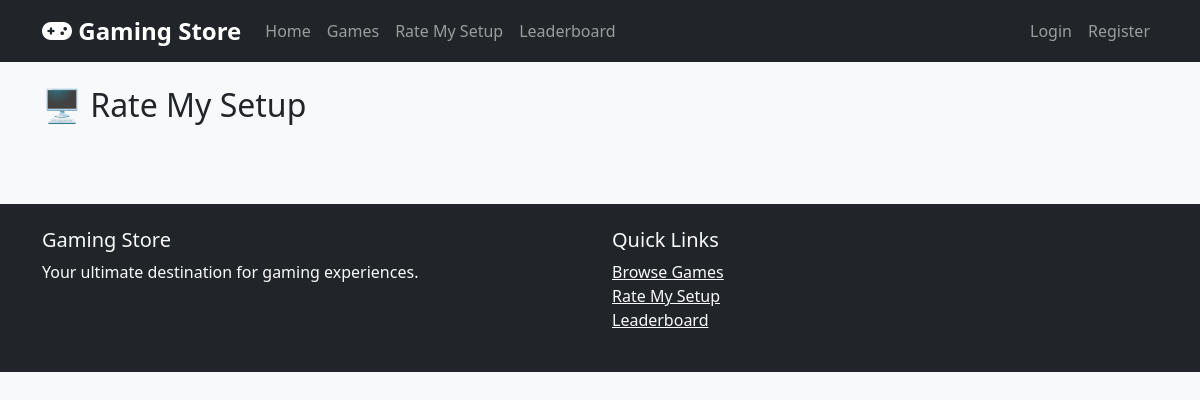
The page /setups on the database as committed earlier.
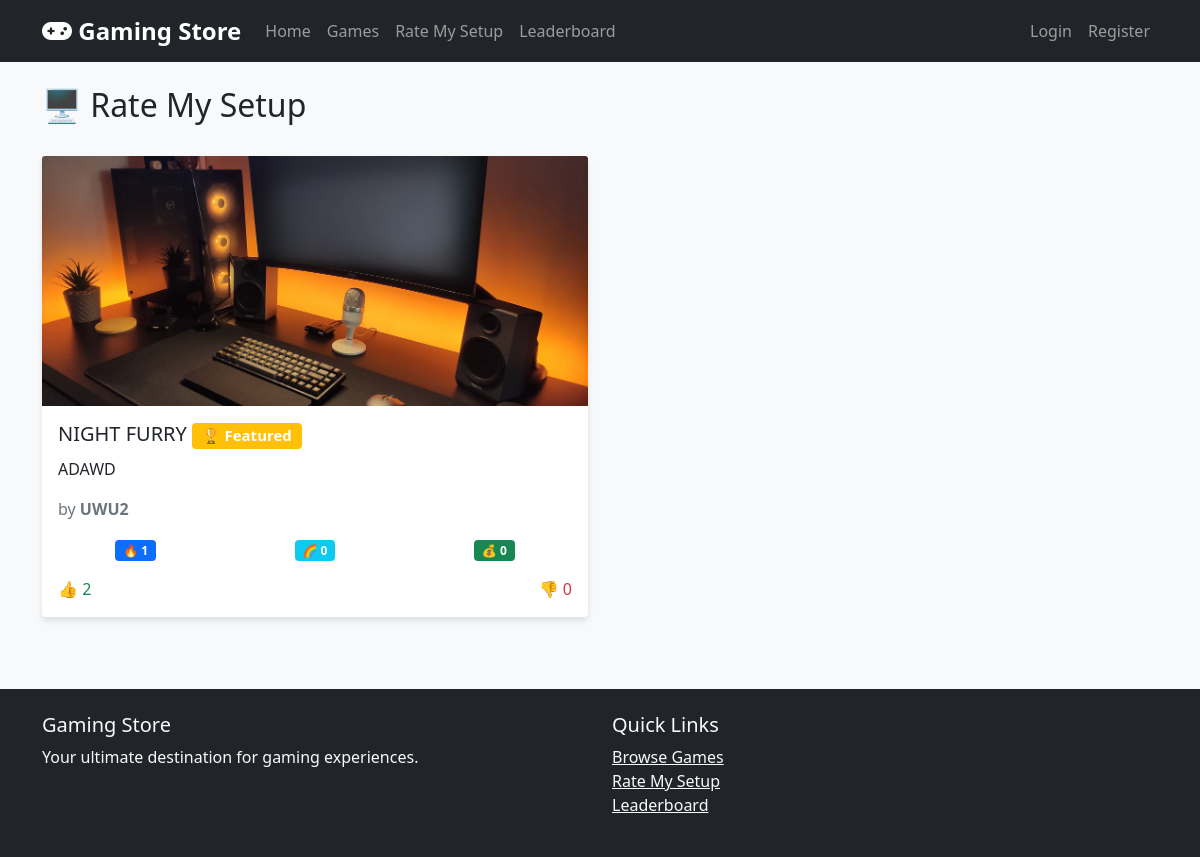
The same page on the database as committed later.
### app.py (models this page shows, shortened)
class SetupPost(db.Model):
    id = db.Column(db.Integer, primary_key=True)
    user_id = db.Column(db.Integer, db.ForeignKey('user.id'), nullable=False)
    title = db.Column(db.String(200), nullable=False)
    description = db.Column(db.Text)
    image_url = db.Column(db.String(200), nullable=False)
    likes = db.Column(db.Integer, default=0)
    dislikes = db.Column(db.Integer, default=0)
    cleanest_votes = db.Column(db.Integer, default=0)
    rgb_votes = db.Column(db.Integer, default=0)
    budget_votes = db.Column(db.Integer, default=0)
    is_featured = db.Column(db.Boolean, default=False)
    created_at = db.Column(db.DateTime, default=datetime.utcnow)
    user = db.relationship('User', backref='setup_posts')

class User(db.Model):
    id = db.Column(db.Integer, primary_key=True)
    username = db.Column(db.String(80), unique=True, nullable=False)
    email = db.Column(db.String(120), unique=True, nullable=False)
    password_hash = db.Column(db.String(120), nullable=False)
    is_admin = db.Column(db.Boolean, default=False)
    popularity_points = db.Column(db.Integer, default=0)
    profile_picture = db.Column(db.String(200), default='default.jpg')
    bio = db.Column(db.Text)
    created_at = db.Column(db.DateTime, default=datetime.utcnow)
    is_banned = db.Column(db.Boolean, default=False)
    banned_at = db.Column(db.DateTime)
    banned_by = db.Column(db.Integer, db.ForeignKey('user.id'))
    ban_reason = db.Column(db.Text)
    ban_duration_days = db.Column(db.Integer)  # NULL for permanent, number for temporary

### app.py (the view)
@app.route('/setups')
def setups():
    setups = SetupPost.query.order_by(SetupPost.created_at.desc()).all()
    return render_template('setups.html', setups=setups)

### app.py (called while the page is built, shortened)
@app.before_request
def check_overdue_before_request():
    if request.endpoint in (None, 'static'):
        return
    if current_user.is_authenticated and not current_user.is_admin:
        check_overdue_games()

### templates/setups.html (shortened to what this page needs)
{% extends "base.html" %}
{% block content %}
<div class="d-flex justify-content-between align-items-center mb-4">
    <h2>🖥️ Rate My Setup</h2>
</div>
<div class="row">
    {% for setup in setups %}
    <div class="col-md-6 mb-4">
        <div class="card">
            <img src="{{ setup.image_url if setup.image_url.startswith('/static') else '/static/uploads/setups/' + setup.image_url }}" class="card-img-top" alt="{{ setup.title }}" style="height: 250px; object-fit: cover;">
            <div class="card-body">
                <h5 class="card-title">
                    {{ setup.title }}
                    {% if setup.is_featured %}
                    <span class="badge bg-warning">🏆 Featured</span>
                    {% endif %}
                </h5>
                <p class="card-text">{{ setup.description }}</p>
                <p class="text-muted">by <strong>{{ setup.user.username }}</strong></p>
                {% if current_user.is_authenticated %}
                <div class="row mb-3">
                    <div class="col-4">
                        <button class="btn btn-outline-primary btn-sm w-100" onclick="voteSetup({{ setup.id }}, 'cleanest')">
                            🔥 Cleanest<br>
                            <small>({{ setup.cleanest_votes }})</small>
                        </button>
                    </div>
                    <div class="col-4">
                        <button class="btn btn-outline-info btn-sm w-100" onclick="voteSetup({{ setup.id }}, 'rgb')">
                            🌈 RGB<br>
                            <small>({{ setup.rgb_votes }})</small>
                        </button>
                    </div>
                    <div class="col-4">
                        <button class="btn btn-outline-success btn-sm w-100" onclick="voteSetup({{ setup.id }}, 'budget')">
                            💰 Budget<br>
                            <small>({{ setup.budget_votes }})</small>
                        </button>
                    </div>
                </div>
                <div class="d-flex justify-content-between">
                    <button class="btn btn-success btn-sm" onclick="voteSetup({{ setup.id }}, 'like')">
                        <i class="fas fa-thumbs-up"></i> {{ setup.likes }}
                    </button>
                    <button class="btn btn-danger btn-sm" onclick="voteSetup({{ setup.id }}, 'dislike')">
                        <i class="fas fa-thumbs-down"></i> {{ setup.dislikes }}
                    </button>
                    {% if current_user.is_authenticated and (current_user.is_admin or current_user.id == setup.user_id) %}
                    <form method="POST" action="{{ url_for('delete_setup', setup_id=setup.id) }}" onsubmit="return confirm('Delete this setup? This cannot be undone.');">
                        <button type="submit" class="btn btn-outline-danger btn-sm">Delete</button>
                    </form>
                    {% endif %}
                </div>
                {% else %}
                <div class="row mb-3">
                    <div class="col-4 text-center">
                        <span class="badge bg-primary">🔥 {{ setup.cleanest_votes }}</span>
                    </div>
                    <div class="col-4 text-center">
                        <span class="badge bg-info">🌈 {{ setup.rgb_votes }}</span>
                    </div>
                    <div class="col-4 text-center">
                        <span class="badge bg-success">💰 {{ setup.budget_votes }}</span>
                    </div>
                </div>
                <div class="d-flex justify-content-between">
                    <span class="text-success">👍 {{ setup.likes }}</span>
                    <span class="text-danger">👎 {{ setup.dislikes }}</span>
                </div>
                {% endif %}
            </div>
        </div>
    </div>
    {% endfor %}
</div>
{% endblock %}

### templates/base.html (shortened to what this page needs)
<!DOCTYPE html>
<html lang="en">
<head>
    <link href="https://cdn.jsdelivr.net/npm/bootstrap@5.1.3/dist/css/bootstrap.min.css" rel="stylesheet">
    <link href="https://cdnjs.cloudflare.com/ajax/libs/font-awesome/6.0.0/css/all.min.css" rel="stylesheet">
    <link href="{{ url_for('static', filename='css/style.css') }}" rel="stylesheet">
</head>
<body>
    <nav class="navbar navbar-expand-lg navbar-dark bg-dark">
        <div class="container">
            <a class="navbar-brand" href="{{ url_for('index') }}">
                <i class="fas fa-gamepad"></i> Gaming Store
            </a>
            <div class="collapse navbar-collapse" id="navbarNav">
                <ul class="navbar-nav me-auto">
                    <li class="nav-item">
                        <a class="nav-link" href="{{ url_for('index') }}">Home</a>
                    </li>
                    <li class="nav-item">
                        <a class="nav-link" href="{{ url_for('games') }}">Games</a>
                    </li>
                    <li class="nav-item">
                        <a class="nav-link" href="{{ url_for('setups') }}">Rate My Setup</a>
                    </li>
                    <li class="nav-item">
                        <a class="nav-link" href="{{ url_for('leaderboard') }}">Leaderboard</a>
                    </li>
                </ul>
                <ul class="navbar-nav">
                    {% if current_user.is_authenticated %}
                    <li class="nav-item">
                        <a class="nav-link" href="{{ url_for('cart') }}">
                            <i class="fas fa-shopping-cart"></i> Cart
                        </a>
                    </li>
                    <li class="nav-item">
                        <a class="nav-link" href="{{ url_for('user_notifications') }}">
                            <i class="fas fa-bell"></i> Notifications
                            <span class="badge bg-danger notification-badge" id="notificationBadge" style="display: none;"></span>
                        </a>
                    </li>
                    <li class="nav-item dropdown">
                        <a class="nav-link dropdown-toggle" href="#" id="navbarDropdown" role="button" data-bs-toggle="dropdown">
                            <i class="fas fa-user"></i> {{ current_user.username }}
                        </a>
                        <ul class="dropdown-menu">
                            <li><a class="dropdown-item" href="{{ url_for('profile') }}">Profile</a></li>
                            <li><a class="dropdown-item" href="{{ url_for('edit_profile') }}">Edit Profile</a></li>
                            {% if current_user.is_admin %}
                            <li><hr class="dropdown-divider"></li>
                            <li><a class="dropdown-item" href="{{ url_for('admin') }}">Admin Panel</a></li>
                            {% endif %}
                            <li><hr class="dropdown-divider"></li>
                            <li><a class="dropdown-item" href="{{ url_for('logout') }}">Logout</a></li>
                        </ul>
                    </li>
                    {% else %}
                    <li class="nav-item">
                        <a class="nav-link" href="{{ url_for('login') }}">Login</a>
                    </li>
                    <li class="nav-item">
                        <a class="nav-link" href="{{ url_for('register') }}">Register</a>
                    </li>
                    {% endif %}
                </ul>
            </div>
        </div>
    </nav>
    <main class="container mt-4">
        {% block content %}{% endblock %}
    </main>
    <footer class="bg-dark text-light mt-5 py-4">
        <div class="container">
            <div class="row">
                <div class="col-md-6">
                    <h5>Gaming Store</h5>
                    <p>Your ultimate destination for gaming experiences.</p>
                </div>
                <div class="col-md-6">
                    <h5>Quick Links</h5>
                    <ul class="list-unstyled">
                        <li><a href="{{ url_for('games') }}" class="text-light">Browse Games</a></li>
                        <li><a href="{{ url_for('setups') }}" class="text-light">Rate My Setup</a></li>
                        <li><a href="{{ url_for('leaderboard') }}" class="text-light">Leaderboard</a></li>
                    </ul>
                </div>
            </div>
        </div>
    </footer>
</body>
</html>

### static/css/style.css (style rules this page uses)
body { background-color: #f8f9fa; font-family: "Segoe UI", Tahoma, Geneva, Verdana, sans-serif; }
.card { border: none; box-shadow: 0 4px 6px rgba(0, 0, 0, 0.1); transition: transform 0.2s ease-in-out; }
.navbar-brand { font-weight: bold; font-size: 1.5rem; }

Rows that differ between the two databases and show on the page:
added SetupPost: image_url (picture), title "NIGHT FURRY", is_featured "🏆 Featured", description "ADAWD", user.username "UWU2", cleanest_votes "1", rgb_votes "0", budget_votes "0", likes "2", dislikes "0"
